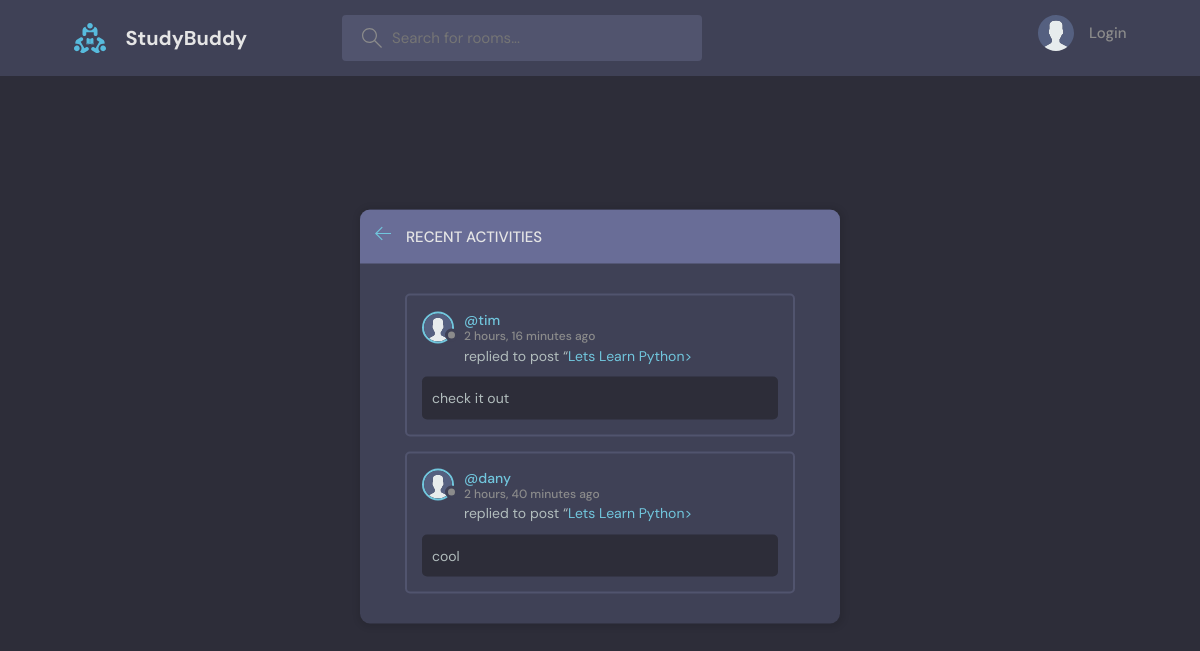
The page /activity/ on the database its author committed.
### base/models.py (models this page shows, shortened)
class Message(models.Model):
    user = models.ForeignKey(User, on_delete=models.CASCADE)
    room = models.ForeignKey(Room, on_delete=models.CASCADE)
    body = models.TextField()
    updated = models.DateTimeField(auto_now=True)
    created = models.DateTimeField(auto_now_add=True)
    class Meta:
        ordering = ['-updated', '-created']

class User(AbstractUser):
    name = models.CharField(max_length=200, null=True)
    email = models.EmailField(unique=True, null=True)
    bio = models.TextField(null=True)
    avatar = models.ImageField(null=True, default="avatar.svg")
    USERNAME_FIELD = 'email'
    REQUIRED_FIELDS = []

class Room(models.Model):
    host = models.ForeignKey(User, on_delete=models.SET_NULL, null=True)
    topic = models.ForeignKey(Topic, on_delete=models.SET_NULL, null=True)
    name = models.CharField(max_length=200)
    description = models.TextField(null=True, blank=True)
    participants = models.ManyToManyField(User, related_name='participants', blank=True)
    updated = models.DateTimeField(auto_now=True)
    created = models.DateTimeField(auto_now_add=True)
    class Meta:
        ordering = ['-updated', '-created']
    def __str__(self):
        return str(self.name)

### base/views.py (the view)
# urls.py: path('activity/', views.activityPage, name="activity"),
def activityPage(request):
    room_messages = Message.objects.all()
    return render(request, 'base/activity.html', {'room_messages': room_messages})

### base/templates/base/activity.html (shortened to what this page needs)
{% extends "main.html" %}
{% block content %}
    <main class="layout">
      <div class="container">
        <div class="layout__box">
          <div class="layout__boxHeader">
            <div class="layout__boxTitle">
              <a href="{%url 'home'%}">
                <svg version="1.1" xmlns="http://www.w3.org/2000/svg" width="32" height="32" viewBox="0 0 32 32">
                  <title>arrow-left</title>
                  <path
                    d="M13.723 2.286l-13.723 13.714 13.719 13.714 1.616-1.611-10.96-10.96h27.625v-2.286h-27.625l10.965-10.965-1.616-1.607z"
                  ></path>
                </svg>
              </a>
              <h3>Recent Activities</h3>
            </div>
          </div>
          <div class="activities-page layout__body">
            {% for message in room_messages %}
    <div class="activities__box">
      <div class="activities__boxHeader roomListRoom__header">
        <a href="{% url 'user-profile' message.user.id %}" class="roomListRoom__author">
          <div class="avatar avatar--small">
            <img src="{{message.user.avatar.url}}" />
          </div>
          <p>
            @{{message.user.username}}
            <span>{{message.created|timesince}} ago</span>
          </p>
        </a>
      </div>
      <div class="activities__boxContent">
        <p>replied to post “<a href="{% url 'room' message.room.id %}">{{message.room}}></a></p>
        <div class="activities__boxRoomContent">
            {{message.body}}
        </div>
      </div>
    </div>
    {% endfor %}
          </div>
        </div>
      </div>
    </main>
{% endblock content %}

### static/styles/style.css (style rules this page uses)
:root { --color-main: #71c6dd; --color-main-light: #e1f6fb; --color-dark: #3f4156; --color-dark-medium: #51546e; --color-dark-light: #696d97; --color-light: #e5e5e5; --color-gray: #8b8b8b; --color-light-gray: #b2bdbd; --color-bg: #2d2d39; --color-success: #5dd693; --color-error: #fc4b0b; }
* { font-family: "DM Sans", -apple-system, BlinkMacSystemFont, "Segoe UI", Roboto, Oxygen, Ubuntu, Cantarell, "Open Sans", "Helvetica Neue", sans-serif; margin: 0; padding: 0; box-sizing: border-box; text-rendering: optimizeLegibility; font-size: inherit; }
html { font-size: 56.25%; }
@media only screen and (min-width: 1200px) { html { font-size: 62.5%; } }
body { line-height: 1.6; font-weight: 400; font-size: 1.5rem; color: var(--color-light-gray); background-color: var(--color-bg); min-height: 100vh; }
img { width: 100%; }
a { display: inline-block; color: var(--color-main); text-decoration: none; }
.container { max-width: 120rem; width: 90%; margin: auto; }
.avatar { position: relative; display: inline-block; border-radius: 50%; border: 2px solid var(--color-main); }
.avatar img { display: block; border-radius: 50%; object-fit: cover; object-position: center; }
.avatar::after { content: ""; display: block; position: absolute; background-color: var(--color-gray); z-index: 111; border-radius: 50%; border: 0.3rem solid var(--color-dark); }
.avatar.avatar--small img { width: 2.8rem; height: 2.8rem; }
.avatar.avatar--small:after { width: 0.7rem; height: 0.7rem; bottom: 0px; right: -6px; }
.layout { margin-top: 2.4rem; }
.layout > .container { display: flex; justify-content: space-between; align-items: flex-start; }
.layout__box { width: 90%; max-width: 48rem; min-height: 40rem; position: absolute; top: 50%; left: 50%; transform: translate(-50%, -46%); background-color: var(--color-dark); border-radius: 1rem; box-shadow: 1px 1px 6px 3px rgba(0, 0, 0, 0.1); overflow: hidden; }
.layout__boxHeader { display: flex; padding: 1.5rem; background-color: var(--color-dark-light); }
.layout__boxTitle { display: flex; gap: 1.5rem; align-items: center; }
.layout__boxTitle h3 { text-transform: uppercase; font-weight: 500; color: var(--color-light); }
.layout__boxTitle svg { width: 1.6rem; height: 1.6rem; fill: var(--color-main); }
.layout__body { margin: 3rem; }
.roomListRoom__header { display: flex; justify-content: space-between; align-items: center; }
.roomListRoom__author { font-weight: 500; display: flex; align-items: center; gap: 1rem; }
.activities__box { margin: 1.5rem; padding: 1.5rem; border: 2px solid var(--color-dark-medium); border-radius: 5px; }
.activities__boxHeader p { font-size: 1.4rem; line-height: 1.3; }
.activities__boxHeader p span { color: var(--color-gray); font-size: 1.2rem; display: block; }
.activities__boxContent { margin-left: 4.2rem; }
.activities__boxContent { font-size: 1.4rem; }
.activities__boxRoomContent { background: var(--color-bg); padding: 1rem; border-radius: 5px; margin-top: 1rem; margin-left: -4.2rem; }

### rows shown on the page
Message: user.avatar (placeholder picture), user.username "tim", created "2 hours, 16 minutes", room "Lets Learn Python", body "check it out"
Message: user.avatar (placeholder picture), user.username "dany", created "2 hours, 40 minutes", room "Lets Learn Python", body "cool"
